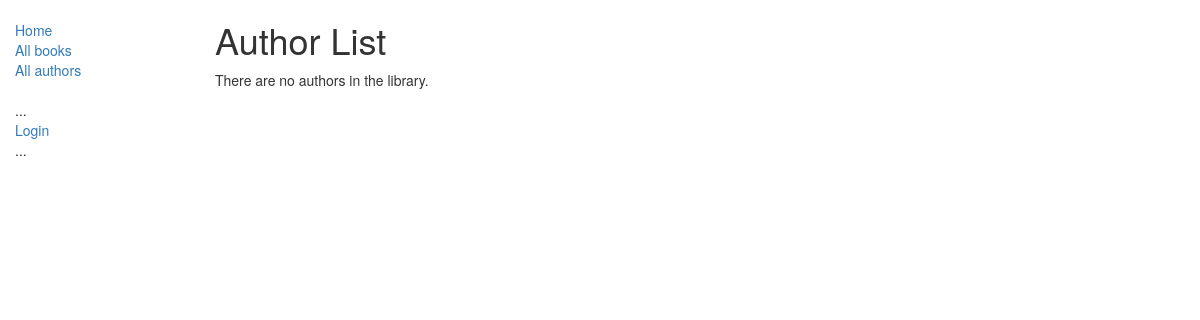
The app's page /catalog/authors/, older data.
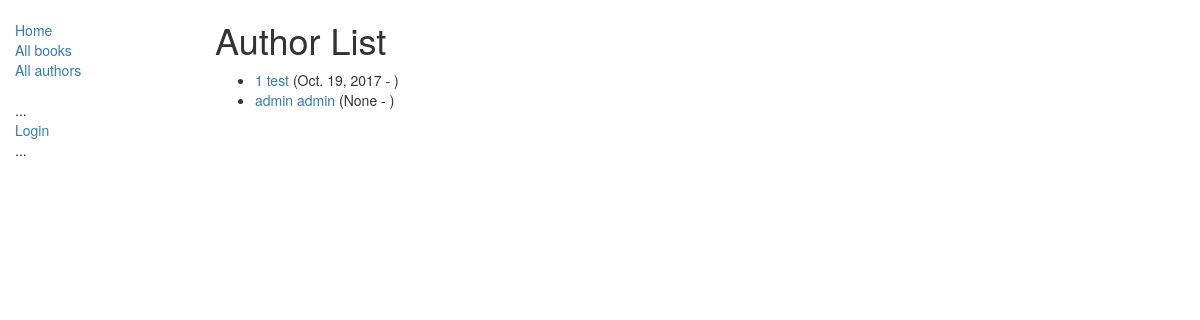
The same page, newer data.
### catalog/models.py (models this page shows, shortened)
class Author(models.Model):
    first_name = models.CharField(max_length=100);
    last_name = models.CharField(max_length=100);
    date_of_birth = models.DateField(null=True, blank=True);
    date_of_death = models.DateField('died', null=True, blank=True);
    def get_absolute_url(self):
        return reverse('author-detail', args=[str(self.id)]);
    class Meta:
        ordering = ["first_name"];

### catalog/views.py (the view)
class AuthorListView(generic.ListView):
    model = Author;
    paginate_by = 10;

### catalog/templates/catalog/author_list.html
{% extends "base_generic.html" %}
{% block content %}
    <h1>Author List</h1>
    {% if author_list %}
    <ul>
      {% for author in author_list %}
      <li>
        <a href="{{ author.get_absolute_url }}">{{ author.first_name }} {{ author.last_name}}</a> ({{author.date_of_birth}} - {{author.data_of_death}})
      </li>
      {% endfor %}
    </ul>
    {% else %}
      <p>There are no authors in the library.</p>
    {% endif %}
{% endblock %}

Row changes from the older to the newer data that the page shows:
added Author: first_name "1", last_name "test", date_of_birth "Oct. 19, 2017"
added Author: first_name "admin", last_name "admin", date_of_birth "None"
Text that changed along with them:
text no longer shown: "There are no authors in the library."
